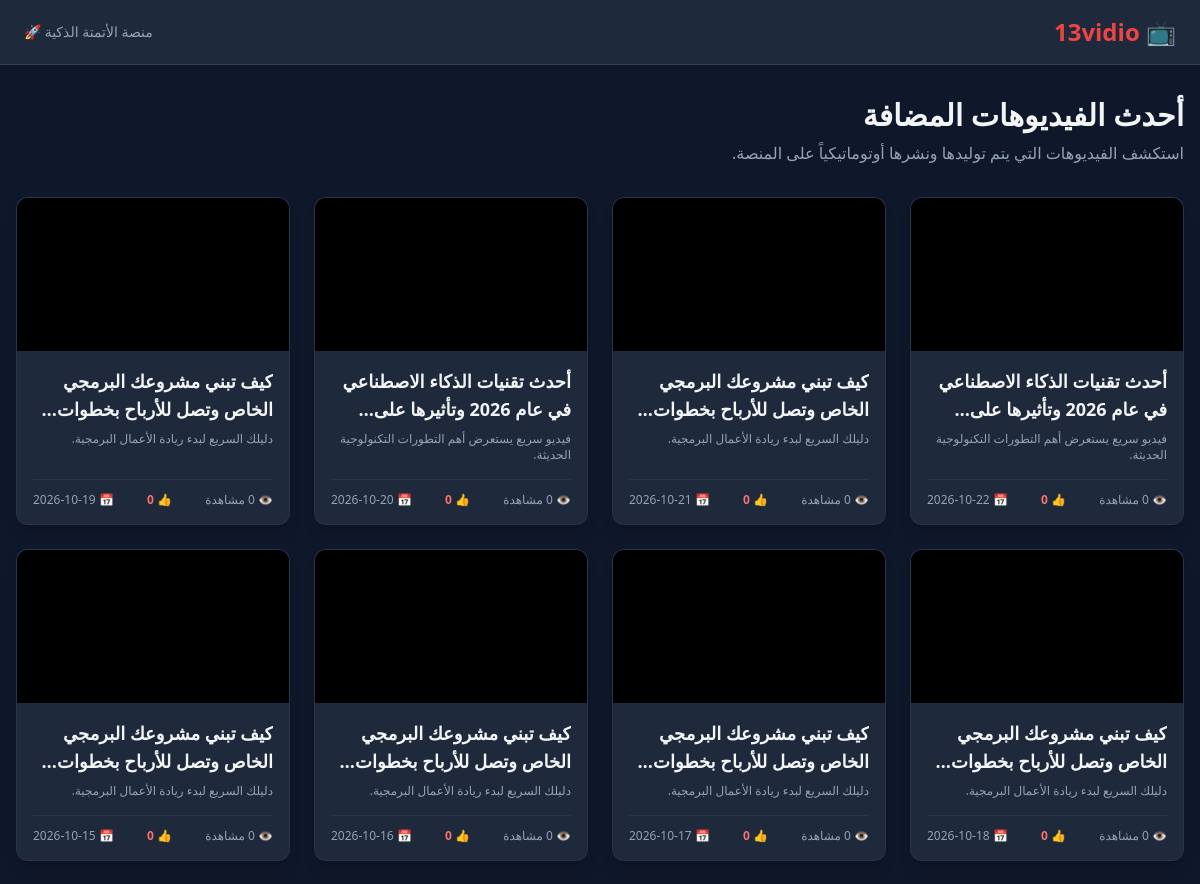
Before: / (upper part) with the older database file.
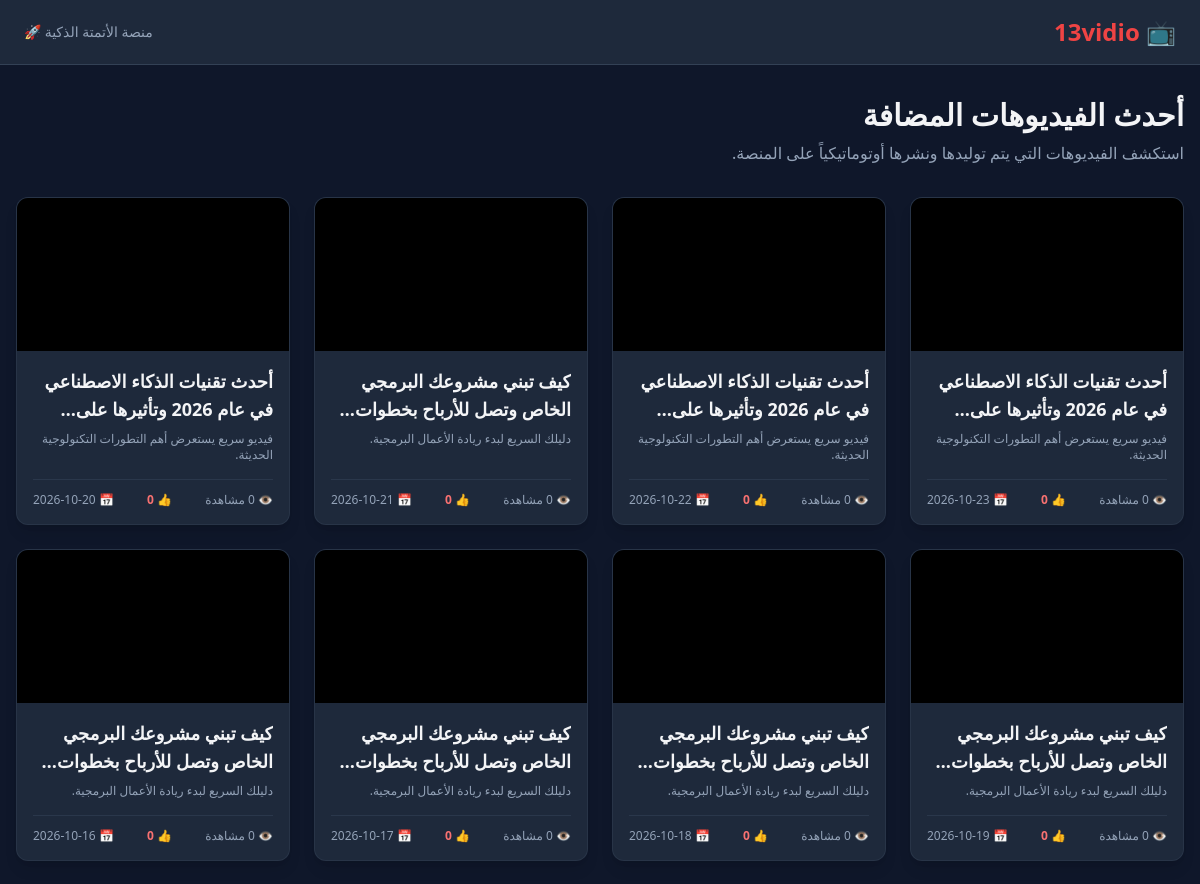
After: the same page with the newer database file.
### app.py (models this page shows)
class Video(db.Model):
  id = db.Column(db.Integer, primary_key=True)
  title = db.Column(db.String(200), nullable=False)
  description = db.Column(db.Text, nullable=True)
  video_url = db.Column(db.String(500), nullable=False)  # رابط الفيديو أو ملفه
  thumbnail_url = db.Column(
      db.String(500), nullable=True
  )  # صورة مصغرة للفيديو
  views = db.Column(db.Integer, default=0)
  likes = db.Column(db.Integer, default=0)
  created_at = db.Column(db.DateTime, default=datetime.utcnow)
  comments = db.relationship(
      "Comment", backref="video", lazy=True, cascade="all, delete-orphan"
  )

### app.py (the view)
@app.route("/")
def index():
  videos = Video.query.order_by(Video.created_at.desc()).all()
  return render_template("index.html", videos=videos)

### templates/index.html (shortened to what this page needs)
<!DOCTYPE html>
<html lang="ar" dir="rtl">
<head>
    <script src="https://cdn.tailwindcss.com"></script>
</head>
<body class="bg-slate-900 text-gray-100 min-h-screen">
    <nav class="bg-slate-800 border-b border-slate-700 px-6 py-4 flex justify-between items-center sticky top-0 z-50">
        <a href="{{ url_for('index') }}" class="text-2xl font-extrabold text-red-500 flex items-center gap-2">
            📺 13vidio
        </a>
        <div class="text-sm text-slate-400">
            منصة الأتمتة الذكية 🚀
        </div>
    </nav>
    <main class="max-w-7xl mx-auto px-4 py-8">
        <div class="mb-8">
            <h1 class="text-3xl font-bold mb-2">أحدث الفيديوهات المضافة</h1>
            <p class="text-slate-400">استكشف الفيديوهات التي يتم توليدها ونشرها أوتوماتيكياً على المنصة.</p>
        </div>
        <div class="grid grid-cols-1 sm:grid-cols-2 md:grid-cols-3 lg:grid-cols-4 gap-6">
            {% for video in videos %}
            <div class="bg-slate-800 rounded-xl overflow-hidden shadow-lg border border-slate-700/50 hover:border-red-500/50 transition duration-300 flex flex-col">
                <a href="{{ url_for('watch_video', video_id=video.id) }}" class="block aspect-video bg-black relative group">
                </a>
                <div class="p-4 flex flex-col flex-grow justify-between">
                    <div>
                        <a href="{{ url_for('watch_video', video_id=video.id) }}">
                            <h2 class="font-bold text-lg mb-2 line-clamp-2 hover:text-red-400 transition">{{ video.title }}</h2>
                        </a>
                        <p class="text-slate-400 text-xs line-clamp-2 mb-4">{{ video.description or "لا يوجد وصف." }}</p>
                    </div>
                    <div class="pt-3 border-t border-slate-700/60 flex justify-between items-center text-xs text-slate-400">
                        <span>👁️ {{ video.views }} مشاهدة</span>
                        <span class="text-red-400 font-semibold">👍 {{ video.likes }}</span>
                        <span>📅 {{ video.created_at.strftime('%Y-%m-%d') }}</span>
                    </div>
                </div>
            </div>
            {% else %}
            <div class="col-span-full text-center py-20 bg-slate-800/50 rounded-2xl border border-slate-800">
                <p class="text-xl text-slate-400 mb-2">لا توجد فيديوهات مضافة حتى الآن!</p>
                <p class="text-sm text-slate-500">قم بتشغيل أداة الأتمتة على جيت هب لتوليد أول فيديو.</p>
            </div>
            {% endfor %}
        </div>
    </main>
</body>
</html>

Changed rows visible on the page:
no longer on this page (row unchanged): Video: title "كيف تبني مشروعك البرمجي الخاص وتصل للأرباح…", description "دليلك السريع لبدء ريادة الأعمال البرمجية.", views "0", likes "0", created_at "2026-10-15"
added Video: title "أحدث تقنيات الذكاء الاصطناعي في عام 2026 وتأثيرها…", description "فيديو سريع يستعرض أهم التطورات التكنولوجية الحديثة.", views "0", likes "0", created_at "2026-10-23"
